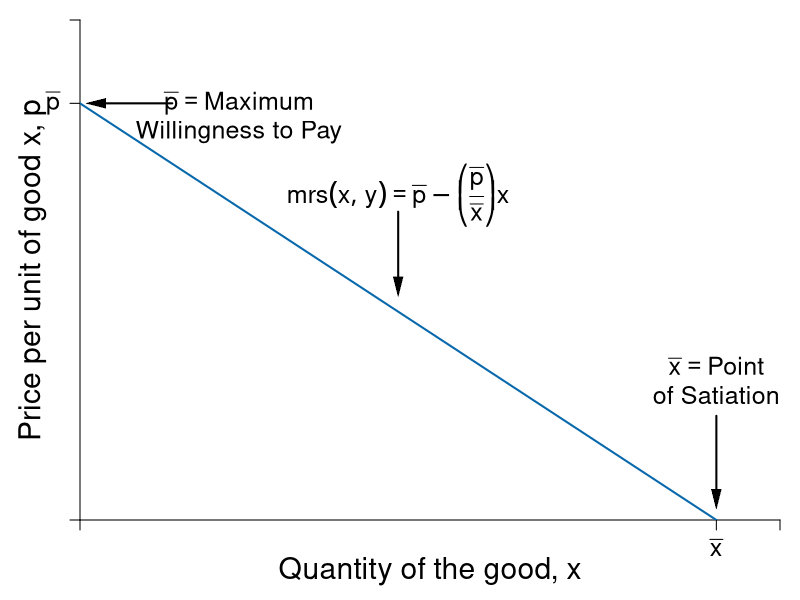

This figure's R source:
require(shape)
pdf(file = "indmarketdemand/demand_qql_mrs.pdf", width = 9, height = 7)

#Set parameters for graphics
axislabelsize <- 1.8
labelsize <- 1.5
namesize <- 1.8
annotatesize <- 1.5
graphlinewidth <- 2
segmentlinewidth <- 1.5

COL <- c("#7fc97f", "#beaed4", "#fdc086", "#ffff99", "#386cb0", "#f0027f", "#bf5b17", "#666666")
COLA <- c("#99d8c9","#66c2a4","#41ae76", "#238b45", "#005824")
COLB <- c("#4eb3d3", "#2b8cbe", "#0868ac","#084081")

par(mar =  c(4, 4, 1, 1))

mrsA <- function(x, rmax = 10, xmax = 20) {
  rmax - (rmax/xmax)*x
}


# uA <- function(x, y, rmax = 10, xmas = 20) {
#   y + rmax*x - (1/2)(rmax/xmax)*x^2
# }

xlims <- c(0, 22)
ylims <- c(0, 12)

npts <- 501 
x <- seq(xlims[1], xlims[2], length.out = npts)
y <- seq(ylims[1], ylims[2], length.out = npts) 
a <- c(46.08, 55, 64)
b <- c(46.08, 55, 64)

plot(0, 0, xlim = xlims, ylim = ylims, type = "n",
     xlab = expression(paste("")),
     ylab = expression(paste("")), 
     xaxt = "n", 
     yaxt = "n", 
     cex.lab = axislabelsize, 
     bty = "n",
     xaxs="i", 
     yaxs="i")

# ticksy <- seq(from = 0, to = ylims[2], by = 2)
# ylabels <- seq(from = 0, to = ylims[2], by = 2)
# ticksx <- seq(from = 0, to = xlims[2], by = 2)
# xlabels <- seq(from = 0, to = xlims[2], by = 2)
ticksy <- c(0, 10, ylims[2])
ylabels <- c(NA, expression(paste(bar(p))), NA)
ticksx <- c(0, 20, xlims[2])
xlabels <- c(NA, expression(paste(bar(x))), NA)

axis(1, at = ticksx, pos = 0, labels = xlabels, cex.axis = labelsize)
axis(2, at = ticksy, pos = 0, labels = ylabels, las = 1, cex.axis = labelsize)

npts <- 500 
xx1 <- seq(xlims[1], xlims[2], length.out = npts)

lines(xx1, mrsA(xx1, rmax = 10, xmax = 20), col = COLB[3], lwd = graphlinewidth)
#lines(xx1, brfB(xx1, alpha = 16, beta = 1/24), col = COLB[4], lwd = graphlinewidth)

#segments(0, 9.6, 9.6, 9.6, lty = 2, col = "gray" , lwd = segmentlinewidth)
#segments(9.6, 0, 9.6, 9.6, lty = 2, col = "gray" , lwd = segmentlinewidth)

mtext(expression(paste("Quantity of the good, ", x)), side=1, line = 2.5, cex = axislabelsize)
text(-1.5, 0.5*ylims[2], expression(paste("Price per unit of good x, ", p)), xpd = TRUE, cex = axislabelsize, srt = 90) 

#segments(4.11765, 6.17647, 5.88, 8.88, lty = 1, col = COL[2] , lwd = graphlinewidth)
#text(7.3, 3, expression("Pareto Efficient"))
#text(7.3, 2.5, expression("Curve"))
#Arrows(7.3, 3.5, 7.3, 6.1, col = "black", lty = 1, lwd = 2, arr.type = "triangle", arr.lwd = 0.5)

#Label the iso-welfare functions for the HG, Aisha
# text(3.8, 1.5, expression(u[1]^A))
# text(4.6, 1.5, expression(u[2]^A))
# text(5.5, 1.5, expression(u[3]^A))
#text(6.6, 8.3, expression(u[4]^A))

#Label the indifference curves for the HG, Betty
# text(7.6, 17, expression(u[1]^B))
# text(6.75, 17, expression(u[2]^B))
# text(6, 17, expression(u[3]^B))
#text(3.4, 6.9, expression(v[4]^B))

#Label mrs function
text(10, 7.8, expression(paste(mrs(x,y) == bar(p) - bgroup("(",frac(bar(p), bar(x)),")")*x)), cex = annotatesize)
Arrows(10, 7.4, 10, 5.6, col = "black", lty = 1, lwd = 2, arr.type = "triangle", arr.lwd = 0.5)

#Label satiation
text(20, 3.7, expression(paste(bar(x) == "Point")), cex = annotatesize)
text(20, 3, expression(paste("of Satiation")), cex = annotatesize)
Arrows(20, 2.5, 20, 0.5, col = "black", lty = 1, lwd = 2, arr.type = "triangle", arr.lwd = 0.5)

#Label highest willingness to pay
text(5, 10, expression(paste(bar(p) == "Maximum")), cex = annotatesize)
text(5, 9.3, expression(paste("Willingness to Pay")), cex = annotatesize)
Arrows(2.9, 10, 0.5, 10, col = "black", lty = 1, lwd = 2, arr.type = "triangle", arr.lwd = 0.5)

dev.off()
